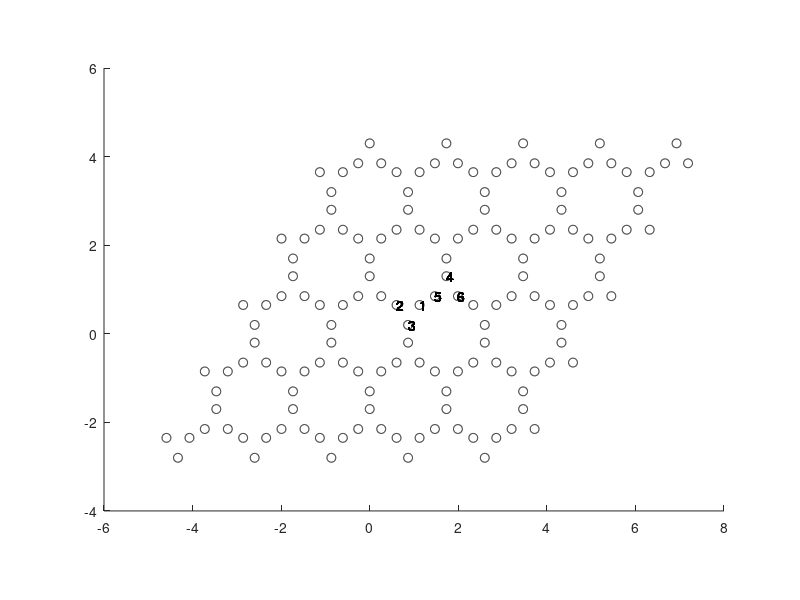

MATLAB code for this plot: (Note: this script raises an error after producing the figure.)
%%% This is used to produce k-gap for honeycomb lattice
%%% when modulating kappa only. Figure 7

%%% lattice vectors ( a1 = [L1x;0], a2 = [L2x;L2y], D: distance between nearest neighbor bubbles ) 
D = 1; 
L1x = D*sqrt(3);
L2x = D*sqrt(3)/2;
L2y = D*3/2;
L1 = [L1x,0];
L2 = [L2x,L2y];

%%% Set reciprocal vectors
b1 = 4*pi/(3*D)*[sqrt(3)/2, -1/2];
b2 = 4*pi/(3*D)*[0, 1];

%%% Set symmetry points in reciprocal space
pointG = [0,0];
pointM = 1/2*b1;
pointK = 2/3*b1 + 1/3*b2;

%%% Radius of bubble
R=D*0.1; %R = D*0.1;
vol = pi*R^2;

%%% Material parameters for bubble
rho_0 = 9000;
rho_b = 1;
kappa_0 = 9000;
kappa_b = 1;

%%% High contrast parameter \delta
delta = rho_b/rho_0;
weight = delta*kappa_b/rho_b/vol;

%%% Set positions of two bubbles in unit cell

%%% Standard honeycomb
N = 2; % Number of resonators in unit cell
c1 = 1/3*(L1+L2);
c2 = 2/3*(L1+L2);
c = [c1;c2];

%%% Hexagon with trimer vertices
N = 6; % Number of resonators in unit cell
c1 = 1/3*(L1+L2);
c2 = 2/3*(L1+L2);
eps = 3*R; %eps = 3*R;
l = @(theta) eps*[cos(theta+pi/6),sin(theta+pi/6)];
c = [c1+l(0);c1+l(2*pi/3);c1+l(4*pi/3);c2+l(pi/3);c2+l(3*pi/3);c2+l(5*pi/3)];

%%% Extended or shrunk hexagons
% N = 6; % Number of resonators in unit cell
% c0 = 0.5*(L1+L2);
% theta0 = atan2(c0(2),c0(1))+pi/2;
% eps = 1.1; 
% l = @(theta) eps*norm(L1-L2)/3*[cos(theta+theta0),sin(theta+theta0)];
% c = [c0+l(0);c0+l(pi/3);c0+l(2*pi/3);c0+l(3*pi/3);c0+l(4*pi/3);c0+l(5*pi/3)];

%%% Plot the geometry
figure, hold on
t = linspace(0,2*pi);
for i = -2:2
    for j = -2:2
        for n = 1:N
            plot(c(n,1)+R*cos(t)+i*L1(1)+j*L2(1), c(n,2)+R*sin(t)+i*L1(2)+j*L2(2),'k')  
            text(c(n,1),c(n,2),num2str(n))
        end
    end
end
daspect([1 1 1])
hold off
close
%%% Define the time modulation
eps = 0; 
epsk = 0.2;
Omega = 0.2;

modr = @(t,phi) 1./(1+eps*cos(Omega*t+phi));
rhot = @(t) [modr(t,0); modr(t,2*pi/3); modr(t,4*pi/3); modr(t,0); modr(t,2*pi/3); modr(t,4*pi/3)];
modk = @(t,phi) sqrt(1+epsk*cos(Omega*t+phi));
phi_kappa = [0 2*pi/3 4*pi/3 0 4*pi/3 2*pi/3];
sqrtkappat = @(t) [1./sqrt(1+cos(Omega*t+phi_kappa).*epsk)];
w3 = @(t) [Omega^2/4*(1+((epsk.^2-1)./(1+epsk.*cos(Omega*t+phi_kappa)).^2))];
T = 2*pi/Omega;
%%% Set the discretization or truncation parameters
N_multipole=3;
N_lattice=30;
N_KM = 100;
N_MG = floor(sqrt(3)*N_KM);
N_GK = 2*N_KM;
%%% Precompute values of zeta function (used in computation of lattice sums, just for acceleration)
d_zeta=makezetadata;
BandDataKM = zeros(2*N,N_KM);
BandDataMG = zeros(2*N,N_MG);
BandDataGK = zeros(2*N,N_GK);
k0 = 0.001;
JHdata = makeJHdata0original(k0,R,N_multipole);
JHijdata = makeJHijexpdata(k0,c,N_multipole);
    
for alp_ind = 1:N_MG
    %%% Set quasi-periodic parameter \alpha
    alp =  pointM + (alp_ind-1)/N_MG * (pointG-pointM);
    %%% Compute the capacitance matrix C
    C = makeC(k0,R,alp,L1x,L2,d_zeta,JHdata,JHijdata,N,N_multipole,N_lattice);
    M = @(t) Mfunc(t,delta,kappa_b,rho_b,vol,C,rhot,sqrtkappat,w3);
    BandDataMG(:, alp_ind) = hill_exp(T,M,N);
end

parfor alp_ind = 1:N_GK    
    %%% Set quasi-periodic parameter \alpha
    alp =  pointG + (alp_ind-1)/N_GK * (pointK-pointG);
    C = makeC(k0,R,alp,L1x,L2,d_zeta,JHdata,JHijdata,N,N_multipole,N_lattice);
    M = @(t) Mfunc(t,delta,kappa_b,rho_b,vol,C,rhot,sqrtkappat,w3);
    BandDataGK(:, alp_ind) = hill_exp(T,M,N);
end

parfor alp_ind = 1:N_KM
    %%% Set quasi-periodic parameter \alpha
    alp =  pointK + (alp_ind-1)/N_KM * (pointM-pointK);

    %%% Compute the operator A
    C = makeC(k0,R,alp,L1x,L2,d_zeta,JHdata,JHijdata,N,N_multipole,N_lattice);
    M = @(t) Mfunc(t,delta,kappa_b,rho_b,vol,C,rhot,sqrtkappat,w3);
    BandDataKM(:, alp_ind) = hill_exp(T,M,N);
end    

lengthMG = norm(pointG-pointM);
lengthGK = norm(pointK-pointG);
lengthKM = norm(pointM-pointK);
lengthMGK = lengthMG + lengthGK + lengthKM;
alps = [(0:N_MG-1)*lengthMG/N_MG, (0:N_GK-1)*lengthGK/N_GK + lengthMG, (0:N_KM-1)*lengthKM/N_KM + lengthMG + lengthGK];
a_plot = [(0:N_MG-1)*lengthMG/N_MG, (0:N_GK-1)*lengthGK/N_GK + lengthMG, (0:N_KM-1)*lengthKM/N_KM + lengthMG + lengthGK];
w_plot = [BandDataMG, BandDataGK, BandDataKM];
N_a = length(a_plot);
% Plots the solution and saves good images
fsz = 16;
lfsz = 14;
alw = 0.75;
lw = 1.2;
w_real = sort(real(w_plot),1);
w_imag = sort(imag(w_plot),1);
for I_a=1:N_a
    for I_w=N+1:2*N
        if w_real(I_w,I_a) > Omega/2*(1-1e-3)
            w_real(I_w,I_a) = w_real(I_w,I_a) - Omega;
        end
    end
end
color_array = {'k','b','r','g','y',[.5 .6 .7]};
figure
hold on
for I_w = N+1:2*N
plot(a_plot,w_real(I_w,:),'.b','MarkerSize',2.5)
end
hold on
for I_w = N+1:2*N
plot(a_plot,w_imag(I_w,:),'.r')
end

x = [ 0*pi, lengthMG ,  lengthMG+lengthGK,      lengthMGK];
y= ['     M  ';'$\Gamma$';'    K   ';'   M    '];
axis([0,lengthMGK,0,Omega/2])
set(gca,'XTick',x); % Change x-axis ticks
set(gca,'XTickLabel',y); 
set(gca,'fontsize', 15);
set(gca,'xgrid','on')
%legend('Real part','Imaginary part','position',[0.73,0.63,0.2,0.1],'interpreter','latex');
xlabel('Quasi-periodicity $\alpha$','interpreter','latex');
ylabel('Quasifrequency $\omega$','interpreter','latex');
ax = gca;
set(gcf, 'Position', [0, 0, 600, 500])
set(gca, 'FontSize', fsz, 'LineWidth', alw);
set(gca,'TickLabelInterpreter','latex')
ax = gca;
outerpos = ax.OuterPosition;
ti = ax.TightInset; 
left = outerpos(1) + ti(1);
bottom = outerpos(2) + ti(2);
ax_width = outerpos(3) - ti(1) - ti(3);
ax_height = outerpos(4) - ti(2) - ti(4);
ax.Position = [left bottom ax_width ax_height*0.99];
show_variable = strcat('epsr =',num2str(eps),'epsk=',num2str(epsk));
% Uncomment to plot k-gaps
line([0,0],[0,0.0876074],'Color','g');
line([0.266339,0.266339],[0,0.0888022],'Color','g');
line([0.399509,0.399509],[0,0.060091],'Color','g');
line([0.859549,0.859549],[0,0.0529812],'Color','g');
line([3.33987,3.33987],[0,0.0525949],'Color','g');
line([3.69054,3.69054],[0,0.0585829],'Color','g');
line([3.66635,3.66635],[0,0.0879411],'Color','g');
line([4.36769,4.36769],[0,0.0843817],'Color','g');
line([4.66999,4.66999],[0,0.0852427],'Color','g');
line([5.7099,5.7099],[0,0.0876074],'Color','g');

% Choose the right legend
lgd =legend('Re(\omega)','','','','','','','Im(\omega)','','','','','k-gap')
lgd =legend('Re(\omega)','','','','','','','Im(\omega)','','','')
lgd.Location = 'east';
lgd.FontSize = 8;

%%% Assemble matrix M
function out = Mfunc(t,delta,kappab,rhob,vol,C,rhot,sqrtkappat,w3)
R = diag(rhot(t));
Rinv = diag(1./rhot(t));
K = diag(sqrtkappat(t));
W3 = diag(w3(t));
out = delta*kappab/(vol*rhob)*K*R*C*K*Rinv + W3;
end
